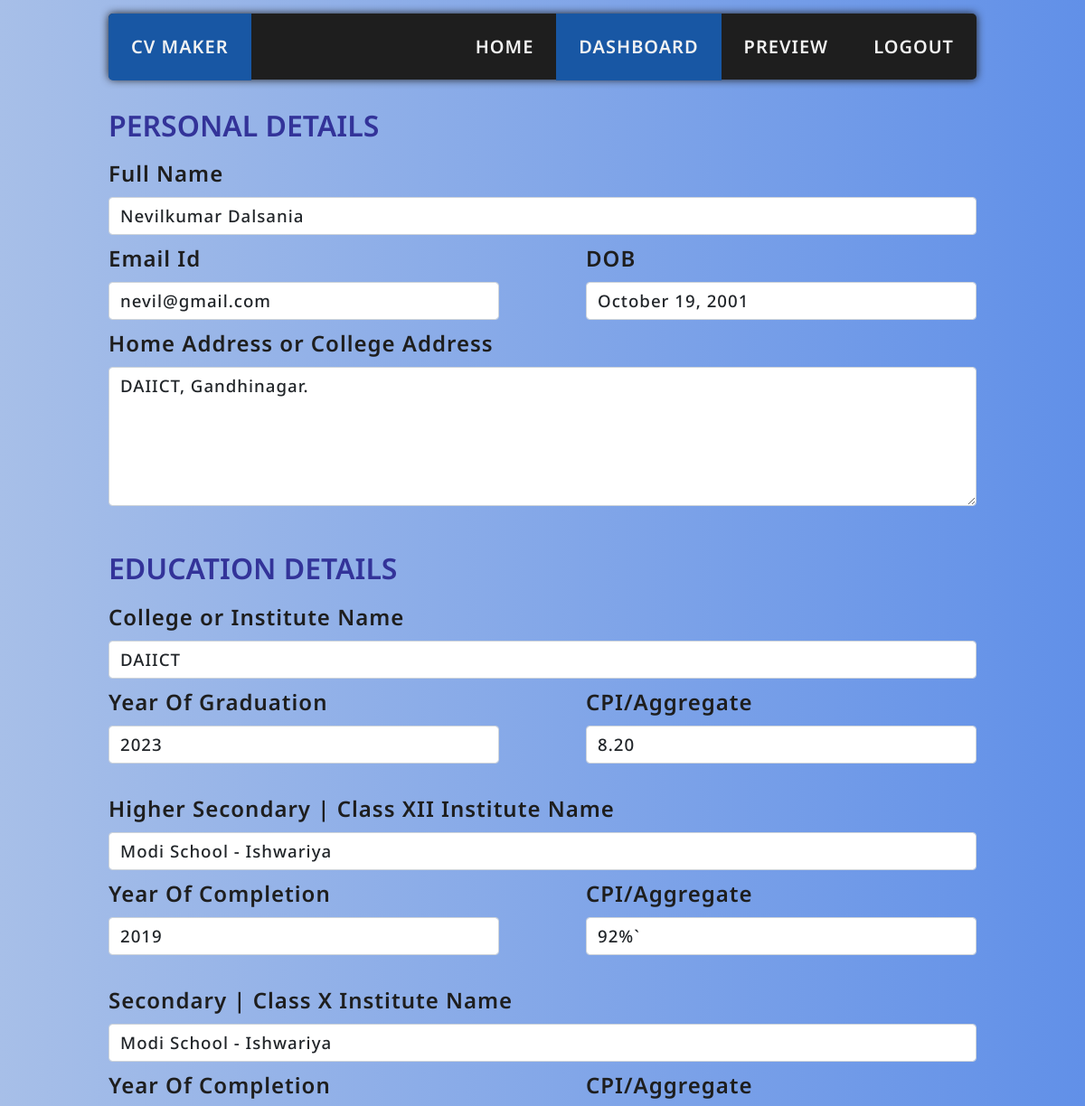
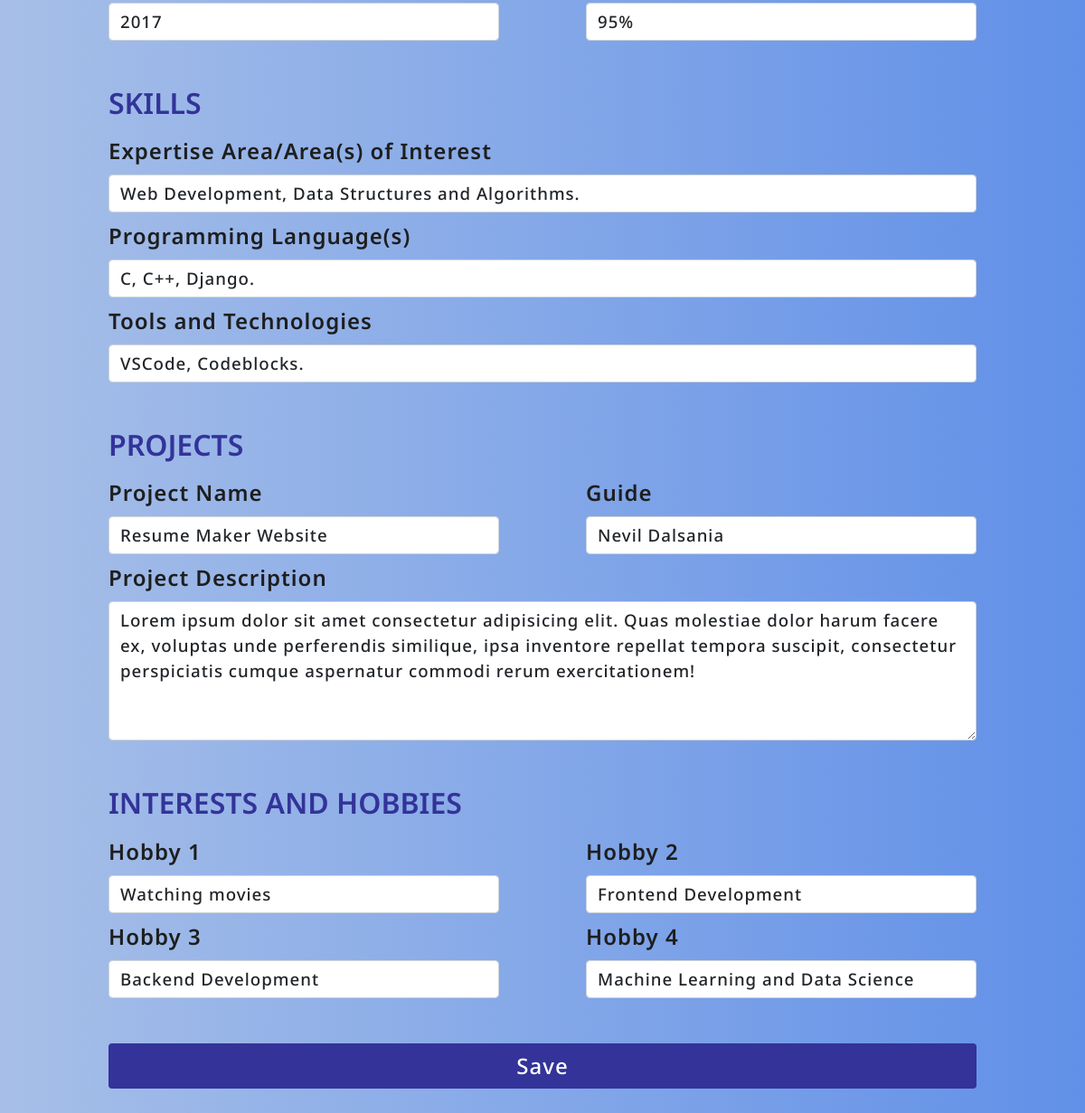
Screenshot of /dashboard/ (signed in) with the database file from the repository (2 pictures, top to bottom).
### app/models.py (models this page shows, shortened)
class Student(models.Model):
    user = models.OneToOneField(User, on_delete = models.CASCADE,  primary_key=True)
    fullname = models.CharField(max_length=100)
    email = models.EmailField(max_length=100)
    dob = models.CharField(max_length=100)
    adress = models.TextField()
    clgname = models.CharField(max_length=100)
    clgyear = models.IntegerField()
    clgyear = models.CharField(max_length=100)
    clgcpi = models.CharField(max_length=100)
    cls12name = models.CharField(max_length=100)
    cls12year = models.IntegerField()
    cls12cpi = models.CharField(max_length=100)
    cls10name = models.CharField(max_length=100)
    cls10year = models.IntegerField()
    cls10cpi = models.CharField(max_length=100)
    intrest = models.CharField(max_length=100)
    planguages = models.CharField(max_length=100)
    toolsandtech = models.CharField(max_length=100)
    projectname = models.CharField(max_length=100)
    projectguide = models.CharField(max_length=100)
    projectdesc = models.TextField()
    hobby1 = models.CharField(max_length=100)
    hobby2 = models.CharField(max_length=100)
    hobby3 = models.CharField(max_length=100)
    hobby4 = models.CharField(max_length=100)

### app/views.py (the view, shortened to what this page needs)
# urls.py: path('dashboard/', app_views.dashboard, name='dashboard'),
def dashboard(request):
    if request.user.is_authenticated:
        details = Student.objects.filter(user=request.user)
        if(details):
            data = details[0]
        else:
            data={}
        return render(request, 'app/dashboard.html',{'data':data})
    else:
        return HttpResponseRedirect('/login/')

### app/templates/app/dashboard.html (shortened to what this page needs)
{% extends 'app/base.html' %}
{% load static %}
{% block content %}
<form action="" method="POST">
    <div class="input-section" style="margin-top: 120px;">
        <h2 class="input-heading">Personal Details</h2>
        <div class="form-group">
            <label class="fs-4 my-2">Full Name</label>
            <input name="fullname" required type="text" class="form-control" placeholder="Enter Full Name" value="{{data.fullname}}">
        </div>
        <div class="form-row" style="display: flex; justify-content: space-between;">
            <div class="form-group w-45">
                <label class="fs-4 my-2">Email Id</label>
                <input name="email" required type="email" class="form-control" placeholder="Enter Email Id" value="{{data.email}}">
            </div>
            <div class="form-group w-45">
                <label class="fs-4 my-2">DOB</label>
                <input  name="dob" required type="text" class="form-control" placeholder="October 19, 2001" value="{{data.dob}}">
            </div>
        </div>
        <div class="form-group">
            <label class="fs-4 my-2">Home Address or College Address</label>
            <textarea name="adress" required rows="5" class="form-control"
                placeholder="Eg. DAIICT, Gandhinagar">{{data.adress}}</textarea>
        </div>
    </div>
    <div class="input-section" style="margin-top:50px;">
        <h2 class="input-heading">Education Details</h2>
        <div class="form-group">
            <label class="fs-4 my-2">College or Institute Name</label>
            <input name="clgname" required type="text" class="form-control" placeholder="Enter Your college name" value="{{data.clgname}}">
        </div>
        <div class="form-row" style="display: flex; justify-content: space-between;">
            <div class="form-group w-45">
                <label class="fs-4 my-2">Year Of Graduation</label>
                <input name="clgyear" required type="number" class="form-control" placeholder="Enter Year of Graduation" value="{{data.clgyear}}">
            </div>
            <div class="form-group w-45">
                <label class="fs-4 my-2">CPI/Aggregate</label>
                <input name="clgcpi" required type="text" class="form-control"  placeholder="Enter Your Aggregate CPI" value="{{data.clgcpi}}">
            </div>
        </div>
        <br>
        <div class="form-group">
            <label class="fs-4 my-2">Higher Secondary | Class XII  Institute Name</label>
            <input name="cls12name" required type="text" class="form-control" placeholder="Enter Your Class XII Institute name" value="{{data.cls12name}}">
        </div>
        <div class="form-row" style="display: flex; justify-content: space-between;">
            <div class="form-group w-45">
                <label class="fs-4 my-2">Year Of Completion</label>
                <input name="cls12year" required type="number" class="form-control" placeholder="Enter Year of Completion of Class XII" value="{{data.cls12year}}">
            </div>
            <div class="form-group w-45">
                <label class="fs-4 my-2">CPI/Aggregate</label>
                <input name="cls12cpi" required type="text" class="form-control"  placeholder="Enter Your Aggregate CPI of Class XII" value="{{data.cls12cpi}}">
            </div>
        </div>
        <br>
        <div class="form-group">
            <label class="fs-4 my-2">Secondary | Class X  Institute Name</label>
            <input name="cls10name" required type="text" class="form-control" placeholder="Enter Your Class X Institute name" value="{{data.cls10name}}">
        </div>
        <div class="form-row" style="display: flex; justify-content: space-between;">
            <div class="form-group w-45">
                <label class="fs-4 my-2">Year Of Completion</label>
                <input name="cls10year" required type="number" class="form-control" placeholder="Enter Year of Completion of Class X" value="{{data.cls10year}}">
            </div>
            <div class="form-group w-45">
                <label class="fs-4 my-2">CPI/Aggregate</label>
                <input name="cls10cpi" required type="text" class="form-control"  placeholder="Enter Your Aggregate CPI of Class X" value="{{data.cls10cpi}}">
            </div>
        </div>
    </div>
    <div class="input-section" style="margin-top:50px;">
        <h2 class="input-heading">Skills</h2>
        <div class="form-group">
            <label class="fs-4 my-2">Expertise Area/Area(s) of Interest</label>
            <input name="intrest" required type="text" class="form-control"
                placeholder="Eg. Data Structures and Algorithms etc..." value="{{data.intrest}}">
        </div>
        <div class="form-group">
            <label class="fs-4 my-2">Programming Language(s)</label>
            <input name="planguages" required type="text" class="form-control" placeholder="C, C++, JavaScript etc..." value="{{data.planguages}}">
        </div>
        <div class="form-group">
            <label class="fs-4 my-2">Tools and Technologies</label>
            <input name="toolsandtech" required type="text" class="form-control"
                placeholder="Android Studio, VS Code etc..." value="{{data.toolsandtech}}">
        </div>
    </div>
    <div class="input-section" style="margin-top:50px;">
        <h2 class="input-heading">Projects</h2>
        <div class="form-row" style="display: flex; justify-content: space-between;">
            <div class="form-group w-45">
                <label class="fs-4 my-2">Project Name</label>
                <input name="projectname" required type="text" class="form-control" placeholder="Enter Project Name" value="{{data.projectname}}">
            </div>
            <div class="form-group w-45">
                <label class="fs-4 my-2">Guide</label>
                <input name="projectguide" required type="text" class="form-control" placeholder="Mr/Prof. xyz" value="{{data.projectguide}}">
            </div>
        </div>
        <div class="form-group">
            <label class="fs-4 my-2">Project Description</label>
            <textarea name="projectdesc" required rows="5" class="form-control"
                placeholder="Description of the project">{{data.projectdesc}}</textarea>
        </div>
    </div>
    <div class="input-section" style="margin:50px auto;">
        <h2 class="input-heading">INTERESTS AND HOBBIES</h2>
        <div class="form-row" style="display: flex; justify-content: space-between;">
            <div class="form-group w-45">
                <label class="fs-4 my-2">Hobby 1</label>
                <input name="hobby1" required type="text" class="form-control" placeholder="Enter Hobby1" value="{{data.hobby1}}">
            </div>
            <div class="form-group w-45">
                <label class="fs-4 my-2">Hobby 2</label>
                <input name="hobby2" required type="text" class="form-control" placeholder="Enter Hobby2" value="{{data.hobby2}}">
            </div>
        </div>
        <div class="form-row" style="display: flex; justify-content: space-between;">
            <div class="form-group w-45">
                <label class="fs-4 my-2">Hobby 3</label>
                <input name="hobby3" required type="text" class="form-control" placeholder="Enter Hobby3" value="{{data.hobby3}}">
            </div>
            <div class="form-group w-45">
                <label class="fs-4 my-2">Hobby 4</label>
                <input name="hobby4" required type="text" class="form-control" placeholder="Enter Hobby4" value="{{data.hobby4}}">
            </div>
        </div>
    </div>
    <input type="submit" class="btns btn w-80 my-4 mb-5" style="background-color:#333399; color: white;" value="Save">
</form>
{% endblock content %}

### app/static/css/style.css (style rules this page uses)
:root { --bgcolor: rgb(30, 30, 30); --fontcolor: #f7f7f7; --clr: #1857a4; }
* { margin: 0; padding: 0; box-sizing: border-box; font-family: "Noto Sans", sans-serif; scroll-behavior: smooth; }
body { background: #6190e8; background: -webkit-linear-gradient(to right, #a7bfe8, #6190e8); background: linear-gradient(to right, #a7bfe8, #6190e8); }
.btns { padding-right: 30px; padding-left: 30px; font-size: 24px !important; font-weight: 600; letter-spacing: 1px; display: block; margin: auto; }
.w-45 { width: 45%; }
.w-80 { width: 80%; }
.input-heading { color: #333399; font-weight: 600; text-transform: uppercase; }
.input-section { width: 80%; margin: auto; color: var(--bgcolor); }
input, textarea { font-size: 14pt !important; font-weight: 500 !important; letter-spacing: 1px !important; }
input::placeholder, textarea::placeholder { font-weight: 500; letter-spacing: 1px; font-size: 14pt; color: black; }
label { font-weight: 600; letter-spacing: 1px; }

### rows the page displays
Student: fullname "Nevilkumar Dalsania", email "nevil@gmail.com", dob "October 19, 2001", adress "DAIICT, Gandhinagar.", clgname "DAIICT", clgyear "2023", clgcpi "8.20", cls12name "Modi School - Ishwariya", cls12year "2019", cls12cpi "92%`", cls10name "Modi School - Ishwariya", cls10year "2017", cls10cpi "95%", intrest "Web Development, Data Structures and Algorithms.", planguages "C, C++, Django.", toolsandtech "VSCode, Codeblocks.", projectname "Resume Maker Website", projectguide "Nevil Dalsania", projectdesc "Lorem ipsum dolor sit amet consectetur adipisicing elit. Quas molestiae dolor harum facere ex, voluptas unde perferendis similique, ipsa inventore repellat tempora suscipit, consectetur perspiciatis cumque aspernatur commodi rerum exercitationem!", hobby1 "Watching movies", hobby2 "Frontend Development", hobby3 "Backend Development", hobby4 "Machine Learning and Data Science"
